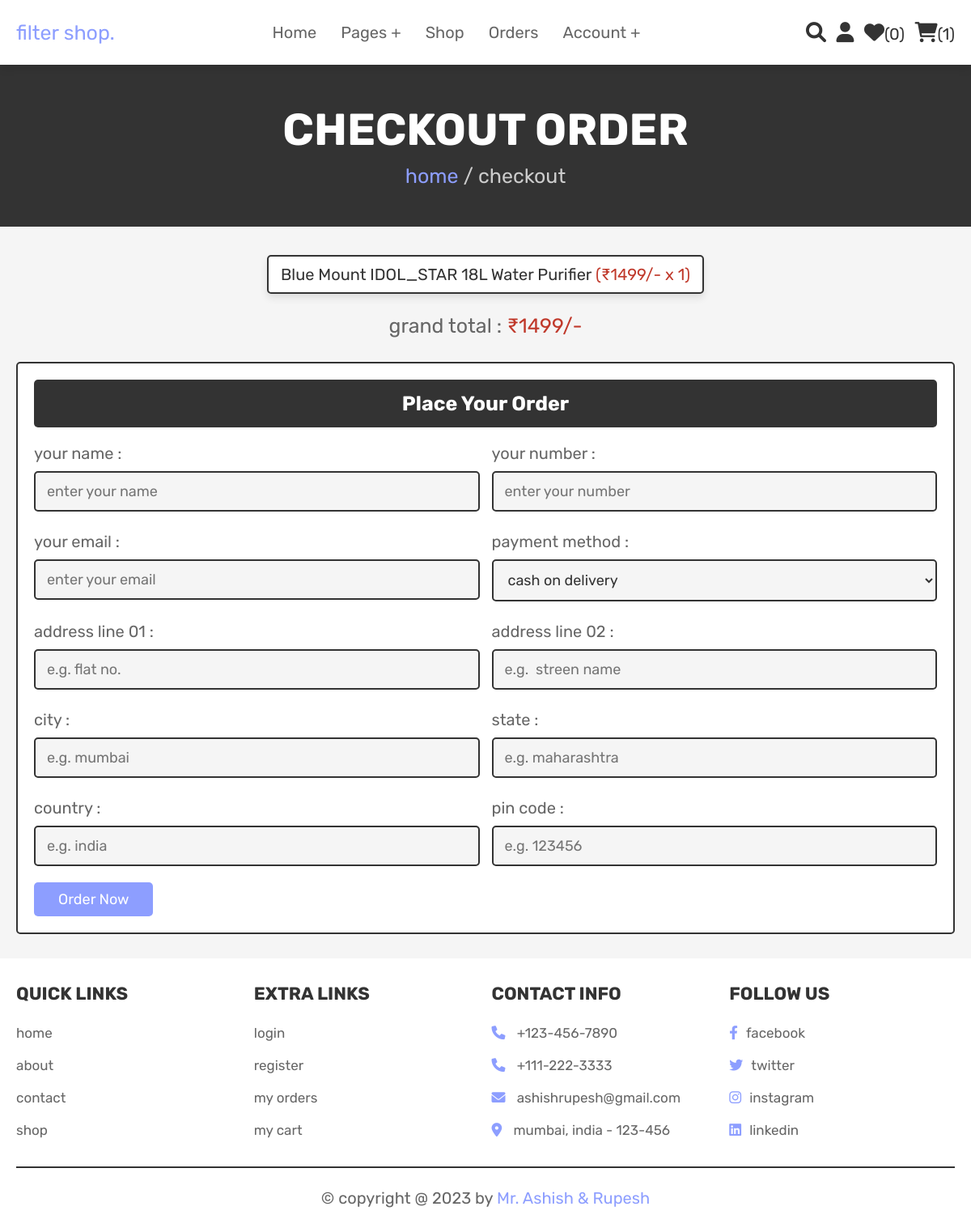
Before: /checkout.php (signed in) with the older database file.
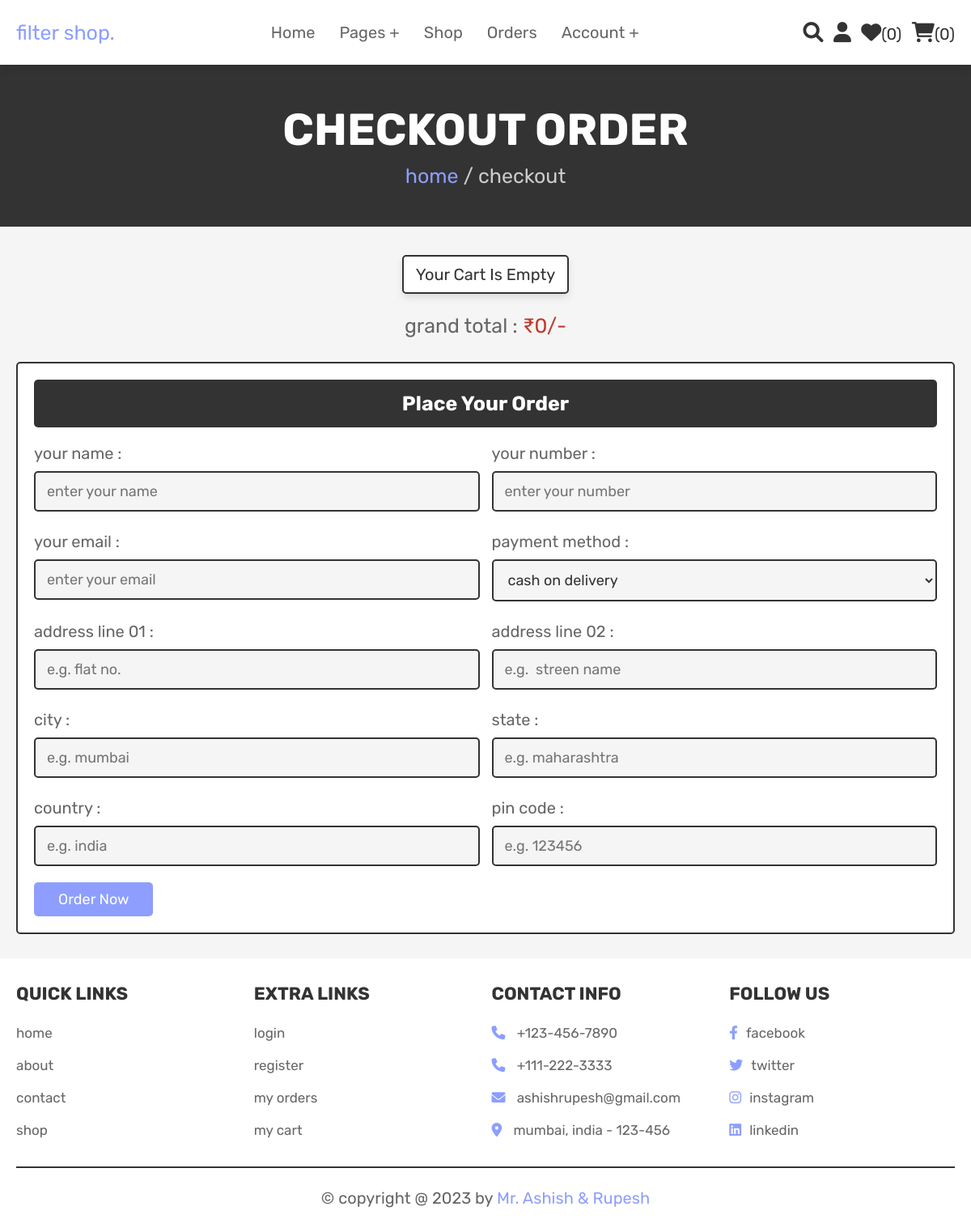
After: the same page with the newer database file.
### tables this page shows
CREATE TABLE `cart` (
  `id` int(100) NOT NULL,
  `user_id` int(100) NOT NULL,
  `pid` int(100) NOT NULL,
  `name` varchar(100) NOT NULL,
  `price` int(100) NOT NULL,
  `quantity` int(100) NOT NULL,
  `image` varchar(100) NOT NULL
);

### checkout.php (the view, shortened to what this page needs)
<?php
@include 'config.php';
$user_id = $_SESSION['user_id'];
?>
<!DOCTYPE html>
<html lang="en">
<head>
   <link rel="stylesheet" href="https://cdnjs.cloudflare.com/ajax/libs/font-awesome/6.0.0/css/all.min.css">
   <link rel="stylesheet" href="css/style.css">
</head>
<body>
<?php @include 'header.php'; ?>
<section class="heading">
    <h3>checkout order</h3>
    <p> <a href="home.php">home</a> / checkout </p>
</section>
<section class="display-order">
    <?php
        $grand_total = 0;
        $select_cart = mysqli_query($conn, "SELECT * FROM `cart` WHERE user_id = '$user_id'") or die('query failed');
        if(mysqli_num_rows($select_cart) > 0){
            while($fetch_cart = mysqli_fetch_assoc($select_cart)){
            $total_price = ($fetch_cart['price'] * $fetch_cart['quantity']);
            $grand_total += $total_price;
    ?>
    <p> <?php echo $fetch_cart['name'] ?> <span>(<?php echo '₹'.$fetch_cart['price'].'/-'.' x '.$fetch_cart['quantity']  ?>)</span> </p>
    <?php
        }
        }else{
            echo '<p class="empty">your cart is empty</p>';
        }
    ?>
    <div class="grand-total">grand total : <span>₹<?php echo $grand_total; ?>/-</span></div>
</section>
<section class="checkout">
    <form action="" method="POST">
        <h3>place your order</h3>
        <div class="flex">
            <div class="inputBox">
                <span>your name :</span>
                <input type="text" name="name" placeholder="enter your name">
            </div>
            <div class="inputBox">
                <span>your number :</span>
                <input type="number" name="number" min="0" placeholder="enter your number">
            </div>
            <div class="inputBox">
                <span>your email :</span>
                <input type="email" name="email" placeholder="enter your email">
            </div>
            <div class="inputBox">
                <span>payment method :</span>
                <select name="method">
                    <option value="cash on delivery">cash on delivery</option>
                </select>
            </div>
            <div class="inputBox">
                <span>address line 01 :</span>
                <input type="text" name="flat" placeholder="e.g. flat no.">
            </div>
            <div class="inputBox">
                <span>address line 02 :</span>
                <input type="text" name="street" placeholder="e.g.  streen name">
            </div>
            <div class="inputBox">
                <span>city :</span>
                <input type="text" name="city" placeholder="e.g. mumbai">
            </div>
            <div class="inputBox">
                <span>state :</span>
                <input type="text" name="state" placeholder="e.g. maharashtra">
            </div>
            <div class="inputBox">
                <span>country :</span>
                <input type="text" name="country" placeholder="e.g. india">
            </div>
            <div class="inputBox">
                <span>pin code :</span>
                <input type="number" min="0" name="pin_code" placeholder="e.g. 123456">
            </div>
        </div>
        <input type="submit" name="order" value="order now" class="btn">
    </form>
</section>
<?php @include 'footer.php'; ?>
</body>
</html>

### header.php (shortened to what this page needs)
<header class="header">
    <div class="flex">
        <a href="home.php" class="logo">filter shop.</a>
        <nav class="navbar">
            <ul>
                <li><a href="home.php">home</a></li>
                <li><a href="#">pages +</a>
                </li>
                <li><a href="shop.php">shop</a></li>
                <li><a href="orders.php">orders</a></li>
                <li><a href="#">account +</a>
                </li>
            </ul>
        </nav>
        <div class="icons">
            <a href="search_page.php" class="fas fa-search"></a>
            <div id="user-btn" class="fas fa-user"></div>
            <?php
                $select_wishlist_count = mysqli_query($conn, "SELECT * FROM `wishlist` WHERE user_id = '$user_id'") or die('query failed');
                $wishlist_num_rows = mysqli_num_rows($select_wishlist_count);
            ?>
            <a href="wishlist.php"><i class="fas fa-heart"></i><span>(<?php echo $wishlist_num_rows; ?>)</span></a>
            <?php
                $select_cart_count = mysqli_query($conn, "SELECT * FROM `cart` WHERE user_id = '$user_id'") or die('query failed');
                $cart_num_rows = mysqli_num_rows($select_cart_count);
            ?>
            <a href="cart.php"><i class="fas fa-shopping-cart"></i><span>(<?php echo $cart_num_rows; ?>)</span></a>
        </div>
    </div>
</header>

Changed rows visible on the page:
removed cart: name "Blue Mount IDOL_STAR 18L Water Purifier", price "1499", quantity "1"
Other visible differences:
$cart_num_rows: "1" → "0"
$grand_total: "1499" → "0"
text now shown: "Your Cart Is Empty"
